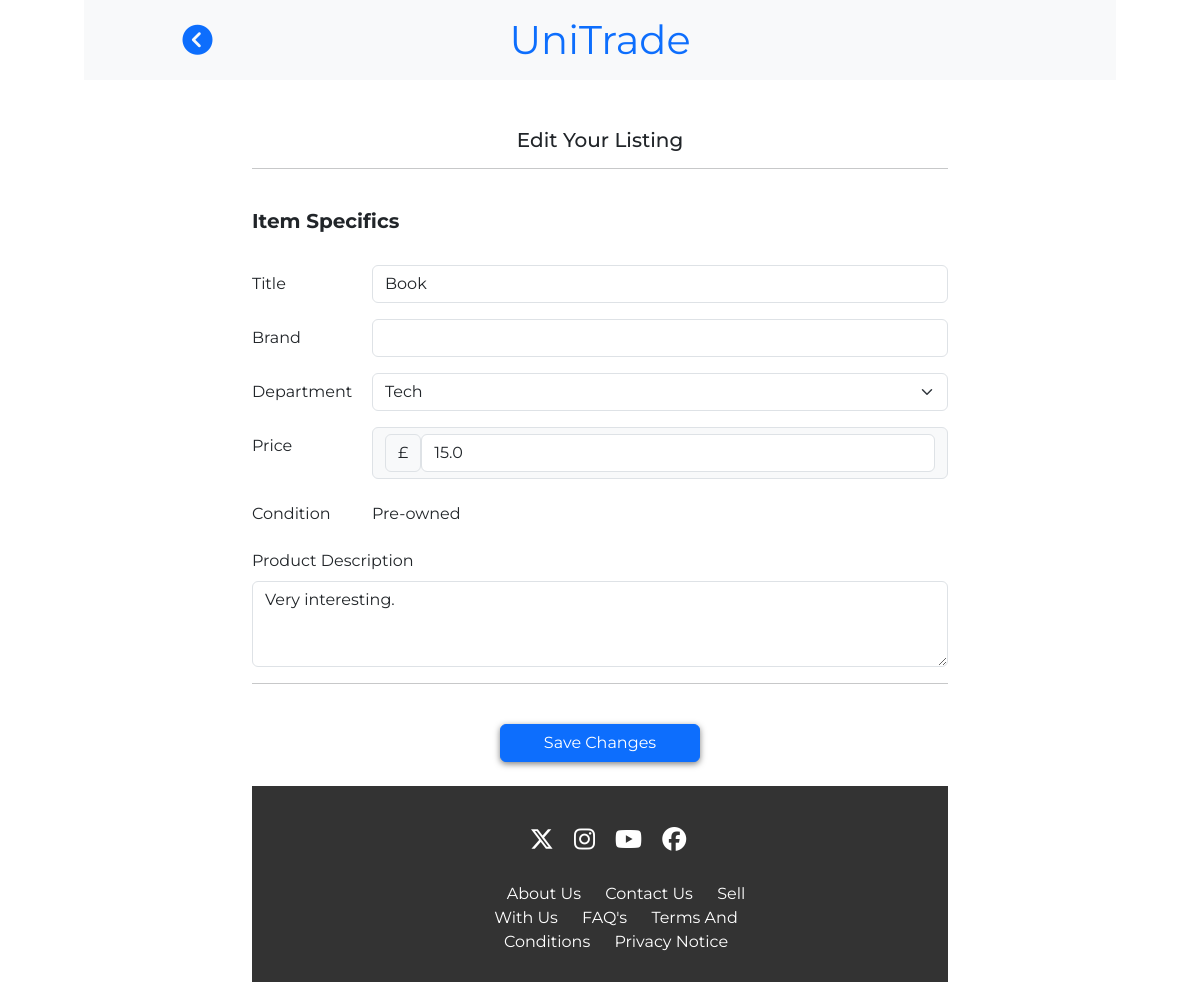
Page /19/edit/ (signed in) on the committed database.
### marketplace/models.py (models this page shows, shortened)
class Product(models.Model):
    CONDITION_CHOICES = [
        ('pre_owned', 'Pre-owned'),
        ('new_with_box', 'New with Box'),
        ('new_without_box', 'New without Box'),
        ('new_with_defects', 'New with Defects'),
    ]
    title = models.CharField(max_length=255, null=False, blank=False)
    brand = models.CharField(max_length=255, null=True, blank=True)
    department = models.ForeignKey(Department, on_delete=models.CASCADE, related_name='products')
    price = models.FloatField(default=0.0, validators =[MinValueValidator(0.0)])
    condition = models.CharField(max_length=20, choices=CONDITION_CHOICES, default='Pre-owned')
    description = models.TextField()
    product_id = models.AutoField(primary_key=True)
    seller = models.ForeignKey(CustomUser, on_delete=models.CASCADE, related_name='products')

### marketplace/views.py (the view, shortened to what this page needs)
# urls.py: path('<int:product_id>/edit/', views.edit_item, name='edit'),
@login_required
def edit_item(request, product_id):
  product = get_object_or_404(Product, pk=product_id, seller=request.user)
  departments = Department.objects.all()  # Assuming you have a Department model
  context = {
      'product': product,
      'departments': departments,
  }
  return render(request, 'marketplace/edit.html', context)

### marketplace/templates/marketplace/edit.html (shortened to what this page needs)
{% load static %}
<!DOCTYPE html>
<html lang="en">
<head>
  <meta name="viewport" content="width=device-width, initial-scale=1.0">  <link rel="stylesheet" href="https://cdnjs.cloudflare.com/ajax/libs/font-awesome/6.5.2/css/all.min.css">
  <link rel="stylesheet" href="{% static 'css/styles.css' %}">
  <link rel="stylesheet" href="https://cdn.jsdelivr.net/npm/bootstrap@5.3.0/dist/css/bootstrap.min.css">
  <link rel="stylesheet" href="{% static 'css/photoUpload.css' %}">
</head>
<body>
  <section id="nav-bar">
    <div class="container">
      <nav class="navbar navbar-expand-lg bg-body-tertiary" style="height: 80px;">
        <a href="{% url 'condition' %}" class="icon-link d-flex justify-content-center align-items-center" style="width: 30%; height: 100%;">
          <i class="fas fa-chevron-circle-left"></i> </a>
        <div class="container-fluid">
          <a class="navbar-brand-sell" href="{% url 'products' %}" style="text-decoration: none;">UniTrade</a>
        </div>
      </nav>
    </div>
  </section>
  <section id="listing">
    <div class="container">
      <br>
      <br>
      <h1>Edit Your Listing</h1>
      <hr>
      <br>
      <h3>Item Specifics</h3>
      <br>
      <form method="post" action="" enctype="multipart/form-data" id="queued-form">
        <div class="row mb-3">
          <label for="title" class="col-sm-2 col-form-label">Title</label>
          <div class="col-sm-10">
            <input type="text" class="form-control" id="title" name="title" value="{{ product.title }}" required>  </div>
        </div>
        <div class="row mb-3">
          <label for="brand" class="col-sm-2 col-form-label">Brand</label>
          <div class="col-sm-10">
            <input type="text" class="form-control" id="brand" name="brand" value="{{ product.brand }}">  </div>
        </div>
        <div class="row mb-3">
          <label for="department" class="col-sm-2 col-form-label">Department</label>
          <div class="col-sm-10">
            <select class="form-select" id="department" name="department">
              {% for department in departments %}
                <option value="{{department.id}}">{{department.name}}</option>
              {% endfor %}
            </select>
          </div>
        </div>
        <div class="row mb-3">
          <label for="price" class="col-sm-2 col-form-label">Price</label>
          <div class="col-sm-10">
            <div class="input-group-text">
              <span class="input-group-text">£</span>
              <input type="number" class="form-control" id="price" name="price" value="{{ product.price }}" step="0.01" required>
            </div>
          </div>
        </div>
        <div class="mb-3 row">
          <label for="condition" class="col-sm-2 col-form-label">Condition</label>
          <div class="col-sm-10">
            <input type="text" class="form-control-plaintext" id="condition" name="condition" value="{{ product.condition }}">
          </div>
        </div>
        <div class="mb-3">
          <label for="description" class="form-label">Product Description</label>
          <textarea class="form-control" id="description" name="description" rows="3">{{ product.description }}</textarea>
        </div>
        <hr>
        <br>
        <div class="Confirm-button">
          <button type="submit" class="btn btn-primary">Save Changes</button>
        </div>
      </form>
      <br>
<section id="footer">
    <div class="container text-center">
        <br>
        <div>
            <a style="color: #fff; font-size: x-large;" href="https://twitter.com/?lang=en"><span style="padding-left: 16px;"><i class="fa-brands fa-x-twitter"></span></i></a>
            <a style="color: #fff; font-size: x-large;" href="https://www.instagram.com/unitrade12/"><span style="padding-left: 16px;"><i class="fab fa-instagram"></span></i></a>
            <a style="color: #fff; font-size: x-large;" href="https://www.youtube.com/"><span style="padding-left: 16px;"><i class="fab fa-youtube"></span></i></a>
            <a style="color: #fff; font-size: x-large;" href="https://en-gb.facebook.com/"><span style="padding-left: 16px;"><i class="fab fa-facebook"></span></i></a>
        </div>
      <div class="footer-columns d-flex justify-content-between">
        <ul class="main-footer-groups 1">
        </ul>
        <ul class="main-footer-groups 2">
          <li class="same-as-above-idk">
            <br>
            <a style="color: #fff; text-decoration: none;" href="{% url 'aboutus' %}"><span style="padding-left: 20px;">About Us</span></a>
            <a style="text-decoration: none; color: #fff;" href="{% url 'products' %}"><span style="padding-left: 20px;">Contact Us</span></a>
            <a style="color: #fff; text-decoration: none;" href="{% url 'current' %}"><span style="padding-left: 20px;">Sell With Us</span></a>
            <a style="text-decoration: none; color: #fff;" href="{% url 'faq' %}"><span style="padding-left: 20px;">FAQ's</span></a>
            <a style="color: #fff; text-decoration: none;" href="{% url 'termsandconditions' %}"><span style="padding-left: 20px;">Terms And Conditions</span></a>
            <a style="color: #fff; text-decoration: none;" href="{% url 'privacypolicy' %}"><span style="padding-left: 20px;">Privacy Notice</span></a>
          </li>
        </ul>
        <ul class="main-footer-groups 3">
        </ul>
      </div>
    </div>
  </section>
  </body>
</html>

### accounts/static/css/styles.css (style rules this page uses)
#nav-bar { position: sticky; margin-top: 0; top: 0; z-index: 10; }
.navbar .d-flex { flex-grow: 1; justify-content: center; }
#nav-bar .container { max-width: 88%; margin: auto; }
* { box-sizing: border-box; font-family: "Montserrat"; padding: 0; margin: 0; }
body { width: 100%; padding: 0px; overflow-x: hidden !important; }
#footer { background: #333; color: #fff; padding: 12px; }
* { margin: 0; padding: 0; font-family: 'Roboto', sans-serif; }
@media (min-width: 992px) { .navbar-brand-sell { position: absolute; left: 50%; transform: translateX(-50%); font-size: 40px; } }
.icon-link i { font-size: 30px; padding-right: 10px; }
#nav-bar .container a { text-decoration: none; }
#listing .container { max-width: 60%; }
.container h1 { font-size: 20px; text-align: center; }
.container h3 { font-size: 20px; font-weight: bold; }
* { padding: 0; margin: 0; box-sizing: border-box; }
body { font-family: 'Jost', sans-serif; background-color: white !important; }
* { margin: 0; padding: 0; box-sizing: border-box; outline: none; font-family: Montserrat, sans-serif; }
input { width: 100%; background: transparent; border: 0; outline: 0; padding: 18px 15px; }
ul { list-style-type: none; }

### marketplace/static/css/photoUpload.css (style rules this page uses)
* { padding: 0; margin: 0; box-sizing: border-box; }
body { font-family: 'Jost', sans-serif; background-color: whitesmoke; }
button { padding: 10px; width: 70px; color: white; font-family: inherit; border-radius: 5px; cursor: pointer; border: 1px solid black; background-color: black; box-shadow: 0px 2px 6px 0px rgba(0, 0, 0, 0.5); font-size: 0.9rem; }
.Confirm-button button { width: 200px; display: block; margin: 0 auto; }

### rows in the picture
Product: title "Book", price "15.0", condition "Pre-owned", description "Very interesting."

### other values in the picture
form field department "Tech"
